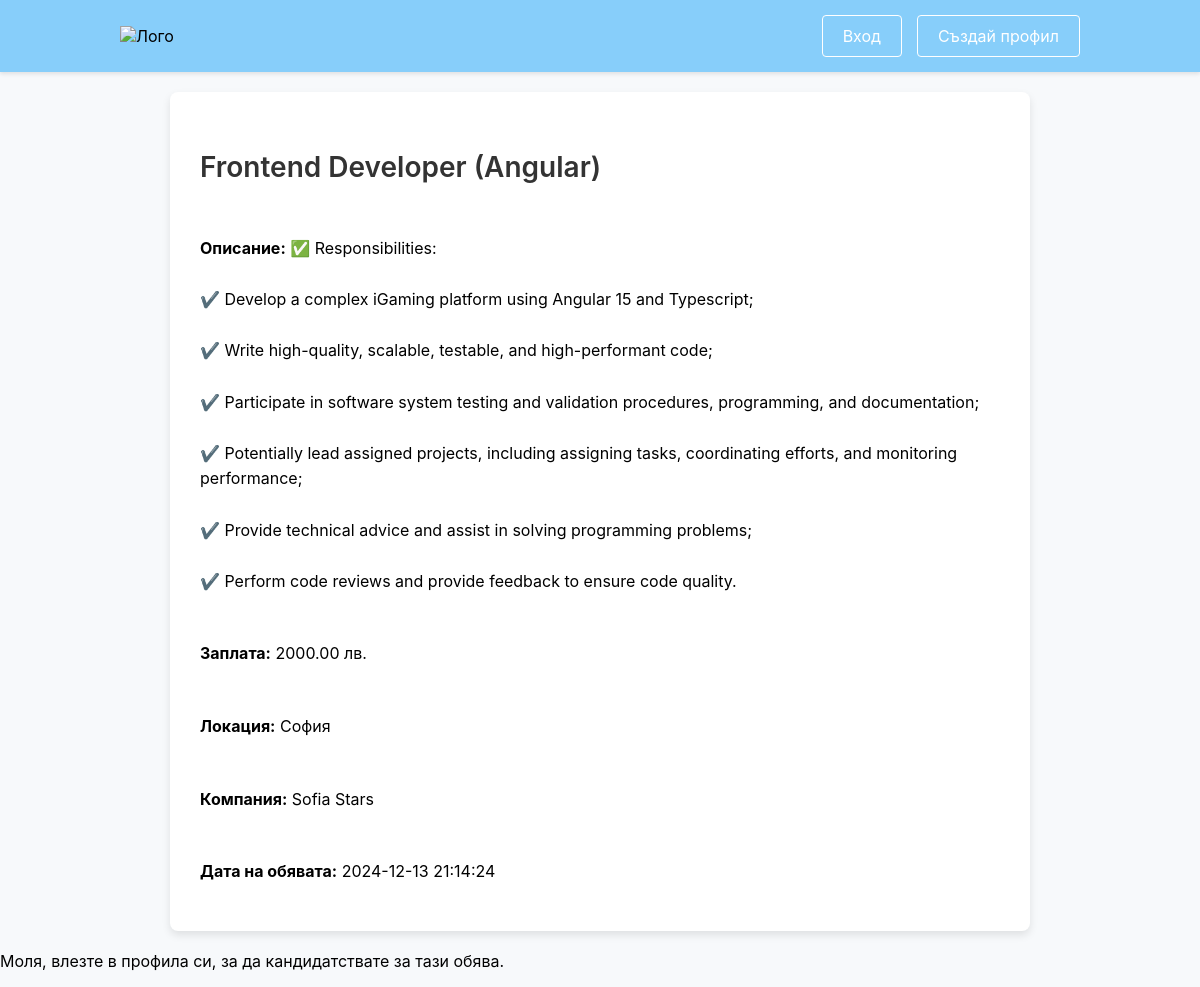
Page /apply.php?id=5 on the committed database.
### tables this page shows
CREATE TABLE `jobs` (
  `job_id` int(11) NOT NULL,
  `title` varchar(255) NOT NULL,
  `description` text DEFAULT NULL,
  `salary` decimal(10,2) DEFAULT NULL,
  `location` varchar(255) DEFAULT NULL,
  `company` varchar(255) DEFAULT NULL,
  `created_at` timestamp NOT NULL DEFAULT current_timestamp(),
  `category` enum('Frontend','Backend','Fullstack','Mobile') NOT NULL
);

### apply.php (the view, shortened to what this page needs)
<?php
include('db_connection.php');
if (isset($_GET['id'])) {
    $job_id = $_GET['id'];
    $query = "SELECT * FROM jobs WHERE job_id = ?";
    if ($stmt = mysqli_prepare($conn, $query)) {
        mysqli_stmt_bind_param($stmt, "i", $job_id);
        mysqli_stmt_execute($stmt);
        $result = mysqli_stmt_get_result($stmt);
        $job = mysqli_fetch_assoc($result);
    }
}
?>
<!DOCTYPE html>
<html lang="bg">
<head>
    <link rel="stylesheet" href="styles.css">
</head>
<body>
<div class="navbar">
    <div class="logo">
        <a href="index.php"><img src="logo/rabota.bg.png" alt="Лого" class="logo-img" /></a>
    </div>
    <div class="nav-links">
        <?php if (isset($_SESSION['user_id'])): ?>
            <a href="profile.php" class="button">Моят профил</a>
            <a href="logout.php" class="button">Изход</a>
        <?php else: ?>
            <a href="login.php" class="button">Вход</a>
            <a href="register.php" class="button">Създай профил</a>
        <?php endif; ?>
    </div>
</div>
<div class="job-details">
    <h2><?php echo htmlspecialchars($job['title']); ?></h2>
    <p><strong>Описание:</strong> <?php echo nl2br(htmlspecialchars($job['description'])); ?></p>
    <p><strong>Заплата:</strong> <?php echo htmlspecialchars($job['salary']); ?> лв.</p>
    <p><strong>Локация:</strong> <?php echo htmlspecialchars($job['location']); ?></p>
    <p><strong>Компания:</strong> <?php echo htmlspecialchars($job['company']); ?></p>
    <p><strong>Дата на обявата:</strong> <?php echo htmlspecialchars($job['created_at']); ?></p>
</div>
<?php if (isset($_SESSION['user_id'])): ?>
    <div class="register-form">
        <h3>Подайте кандидатура</h3>
        <form action="submit_application.php" method="POST" enctype="multipart/form-data">
            <input type="hidden" name="job_id" value="<?php echo $job['job_id']; ?>">
            <div class="form-group">
                <label for="cv">Качете своето CV:</label>
                <input type="file" id="cv" name="cv" required>
            </div>
            <div class="form-group">
                <label for="phone">Телефонен номер:</label>
                <input type="text" id="phone" name="phone" required>
            </div>
            <div class="form-group">
                <label for="cover_letter">Мотивационно писмо:</label>
                <textarea id="cover_letter" name="cover_letter" rows="5" required></textarea>
            </div>
            <button type="submit">Кандидатствай</button>
        </form>
    </div>
<?php else: ?>
    <div class="alert">
        <p>Моля, влезте в профила си, за да кандидатствате за тази обява.</p>
    </div>
<?php endif; ?>
</body>
</html>

### styles.css (style rules this page uses)
body { font-family: 'Inter', sans-serif; margin: 0; padding: 0; background-color: #f7f9fb; }
a { text-decoration: none; color: inherit; }
.navbar { background-color: #87CEFA; display: flex; justify-content: space-between; align-items: center; padding: 15px 10%; box-shadow: 0 2px 4px rgba(0, 0, 0, 0.1); }
.logo-img { width: 150px; height: auto; }
.nav-links { display: flex; justify-content: flex-end; align-items: center; }
.nav-links .button { color: #fff; font-size: 16px; padding: 10px 20px; margin-left: 15px; background-color: #87CEFA; border: 1px solid #fff; border-radius: 4px; cursor: pointer; transition: background-color 0.3s, transform 0.2s; }
.job-details { background-color: #fff; padding: 30px; margin: 20px auto; max-width: 800px; border-radius: 8px; box-shadow: 0 4px 8px rgba(0, 0, 0, 0.1); font-family: 'Inter', sans-serif; line-height: 1.6; text-align: left; }
.job-details h2 { font-size: 28px; color: #333; margin-bottom: 15px; font-weight: 600; }
.job-details { display: flex; flex-direction: column; gap: 15px; }
.button, .apply-button { background-color: #87CEFA; color: white; padding: 8px 16px; border: 1px solid #fff; border-radius: 4px; font-size: 16px; cursor: pointer; transition: background-color 0.3s, transform 0.2s; max-width: 200px; width: auto; text-align: center; }

### rows in the picture
jobs: title "Frontend Developer (Angular)", description "✅ Responsibilities: ✔️ Develop a complex iGaming platform using Angular 15 and Typescript; ✔️ Write high-quality, scalable, testable, and high-performant code; ✔️ Participate in software system testing and validation procedures, programming, and documentation; ✔️ Potentially lead assigned projects, including assigning tasks, coordinating efforts, and monitoring performance; ✔️ Provide technical advice and assist in solving programming problems; ✔️ Perform code reviews and provide feedback to ensure code quality.", salary "2000.00", location "София", company "Sofia Stars", created_at "2024-12-13 21:14:24"
